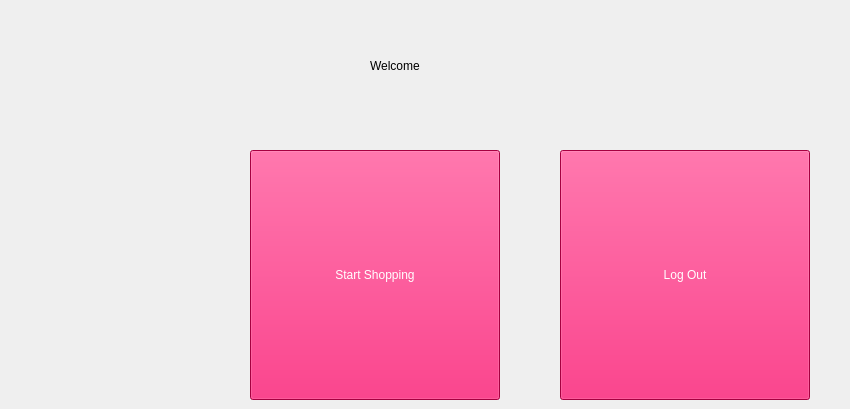
      <widget class="QWidget" name="CustomerHomeWidget">
       <widget class="QPushButton" name="CustomerLogOutButton">
        <property name="geometry">
         <rect>
          <x>560</x>
          <y>150</y>
          <width>250</width>
          <height>250</height>
         </rect>
        </property>
        <property name="styleSheet">
         <string notr="true">background-color: rgb(232, 0, 90);
color: rgb(255, 255, 255);
font: 14pt &quot;Verdana&quot;;</string>
        </property>
        <property name="text">
         <string>Log Out</string>
        </property>
       </widget>
       <widget class="QLabel" name="CustomerHomeUsernameLabel">
        <property name="geometry">
         <rect>
          <x>530</x>
          <y>40</y>
          <width>311</width>
          <height>51</height>
         </rect>
        </property>
        <property name="styleSheet">
         <string notr="true">font: 16pt &quot;Verdana&quot;;</string>
        </property>
        <property name="text">
         <string>&lt;name&gt;</string>
        </property>
       </widget>
       <widget class="QPushButton" name="CustomerShopButton">
        <property name="geometry">
         <rect>
          <x>250</x>
          <y>150</y>
          <width>250</width>
          <height>250</height>
         </rect>
        </property>
        <property name="styleSheet">
         <string notr="true">background-color: rgb(232, 0, 90);
color: rgb(255, 255, 255);
font: 14pt &quot;Verdana&quot;;</string>
        </property>
        <property name="text">
         <string>Start Shopping</string>
        </property>
       </widget>
       <widget class="QLabel" name="label_18">
        <property name="geometry">
         <rect>
          <x>370</x>
          <y>40</y>
          <width>161</width>
          <height>51</height>
         </rect>
        </property>
        <property name="styleSheet">
         <string notr="true">font: 16pt &quot;Verdana&quot;;</string>
        </property>
        <property name="text">
         <string>Welcome</string>
        </property>
       </widget>
      </widget>
